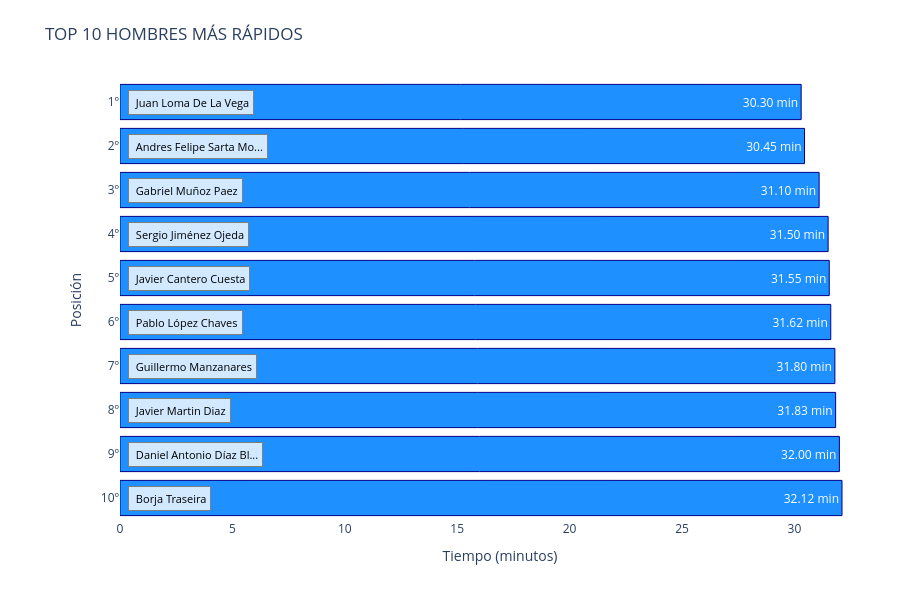

This figure's notebook cell:
### Markdown cell above
Top 10 corredores hombres

### Code cell
import plotly.graph_objects as go
import plotly.express as px
from plotly.subplots import make_subplots

# 1. FILTRAR HOMBRES PRIMERO
# Verificar los valores de género en los datos
print("Valores únicos en 'Género':")
print(df['Género'].unique())

# Definir posibles valores para hombres
valores_hombres = ['M', 'H', 'Hombre', 'Masculino', 'Male', 'MASCULINO']

# Encontrar el valor correcto
valor_hombre = None
for valor in valores_hombres:
    if valor in df['Género'].values:
        valor_hombre = valor
        break

if valor_hombre is None:
    # Si no encuentra, usar el más común que no sea mujer
    conteo_genero = df['Género'].value_counts()
    for gen in conteo_genero.index:
        if str(gen).upper() not in ['F', 'FEMENINO', 'MUJER', 'FEMALE']:
            valor_hombre = gen
            break

print(f"Valor usado para filtrar hombres: '{valor_hombre}'")

# Filtrar hombres
hombres_df = df[df['Género'] == valor_hombre].copy()

if len(hombres_df) == 0:
    print("ERROR: No se encontraron hombres en los datos")
else:
    print(f"Total de hombres encontrados: {len(hombres_df)}")

# 2. OBTENER LOS 10 HOMBRES MÁS RÁPIDOS
top_10_hombres = hombres_df.nsmallest(10, 'Tiempo')[['Nombre y Apellidos', 'Tiempo', 'Género']].copy()
top_10_hombres.insert(0, 'Posición', range(1, 11))

# Mostrar la tabla en consola primero
print("\n" + "="*80)
print(" TOP 10 HOMBRES MÁS RÁPIDOS")
print("="*80)
print(top_10_hombres[['Posición', 'Nombre y Apellidos', 'Tiempo', 'Género']].to_string(index=False))
print("\n")

# 3. PREPARAR DATOS PARA VISUALIZACIÓN
top_10_hombres_plot = top_10_hombres.copy()

# Formatear tiempos SOLO para la consola (opcional)
def format_time(minutes):
    mins = int(minutes)
    secs = int((minutes - mins) * 60)
    return f"{mins}:{secs:02d}"

# Opcional: crear columna formateada para consola
top_10_hombres_plot['Tiempo_formateado'] = top_10_hombres_plot['Tiempo'].apply(format_time)

# 4. GRÁFICO DE BARRAS HORIZONTAL - HOMBRES
fig_hombres = go.Figure()

# Asignar colores (todos azules para hombres)
colors_hombres = ['#1E90FF'] * len(top_10_hombres_plot)  # Azul para todos

# Añadir barras - Mostrar tiempo DECIMAL (30.30)
fig_hombres.add_trace(go.Bar(
    x=top_10_hombres_plot['Tiempo'],
    y=top_10_hombres_plot['Posición'],
    orientation='h',
    marker_color=colors_hombres,
    marker_line_color='darkblue',
    marker_line_width=1,
    text=[f"{t:.2f} min" for t in top_10_hombres_plot['Tiempo']],  # Mostrar 30.30 min
    textposition='auto',
    hovertemplate="<b>%{customdata[0]}</b><br>" +
                  "Posición: %{y}º<br>" +
                  "Tiempo: %{x:.2f} minutos<br>" +
                  "Equivalente: %{customdata[1]}<extra></extra>",
    customdata=top_10_hombres_plot[['Nombre y Apellidos', 'Tiempo_formateado']].values
))

# Configurar el layout
fig_hombres.update_layout(
    title='TOP 10 HOMBRES MÁS RÁPIDOS',
    xaxis_title='Tiempo (minutos)',
    yaxis_title='Posición',
    yaxis=dict(
        tickmode='array',
        tickvals=list(range(1, 11)),
        ticktext=[f"{i}º" for i in range(1, 11)],
        autorange='reversed'  # Para que el 1º quede arriba
    ),
    height=600,
    showlegend=False,
    plot_bgcolor='white',
    margin=dict(l=120, r=20, t=80, b=80)
)

# Añadir nombres de corredores al lado izquierdo
for i, row in top_10_hombres_plot.iterrows():
    # Acortar nombre si es muy largo
    nombre = row['Nombre y Apellidos']
    if len(nombre) > 25:
        nombre_short = nombre[:22] + "..."
    else:
        nombre_short = nombre
    
    fig_hombres.add_annotation(
        x=0.01,  # Posición cercana al eje Y
        y=row['Posición'],
        xref="paper",
        yref="y",
        text=f" {nombre_short}",
        showarrow=False,
        xanchor='left',
        font=dict(size=11, color='black'),
        bgcolor='rgba(255, 255, 255, 0.8)',
        bordercolor='gray',
        borderwidth=1,
        borderpad=4
    )

fig_hombres.show()

# 5. CALCULAR ESTADÍSTICAS Y MOSTRAR EN CONSOLA
tiempo_primero = top_10_hombres_plot.iloc[0]['Tiempo']
tiempo_decimo = top_10_hombres_plot.iloc[9]['Tiempo']
diferencia_total = tiempo_decimo - tiempo_primero

print(" Visualizaciones para Top 10 Hombres generadas correctamente")
print(f" Mejor hombre: {top_10_hombres_plot.iloc[0]['Nombre y Apellidos']} - {tiempo_primero:.2f} minutos")
print(f"Diferencia 1º-10º: {diferencia_total:.2f} minutos")

# 6. ESTADÍSTICAS ADICIONALES
print("\n📈 ESTADÍSTICAS ADICIONALES:")
print(f"   • Total hombres analizados: {len(hombres_df)}")
print(f"   • Mejor tiempo masculino: {tiempo_primero:.2f} minutos")
print(f"   • Tiempo de la 10ª posición: {tiempo_decimo:.2f} minutos")
print(f"   • Diferencia entre 1ª y 10ª: {diferencia_total:.2f} minutos")

# Calcular diferencia en segundos
diferencia_segundos = diferencia_total * 60
print(f"   • Diferencia en segundos: {diferencia_segundos:.0f} segundos")

### Figure 1 — Plotly figure (JSON) as saved in the notebook; plotly's stock layout.template omitted (floating-point values rounded to 4 significant figures)
{"data": [{"customdata": [["Juan Loma De La Vega", "30:18"], ["Andres Felipe Sarta Montoya", "30:26"], ["Gabriel Muñoz Paez", "31:06"], ["Sergio Jiménez Ojeda", "31:30"], ["Javier Cantero Cuesta", "31:33"], ["Pablo López Chaves", "31:37"], ["Guillermo Manzanares", "31:48"], ["Javier Martin Diaz", "31:49"], ["Daniel Antonio Díaz Blanco", "32:00"], ["Borja Traseira", "32:07"]], "hovertemplate": "<b>%{customdata[0]}</b><br>Posición: %{y}º<br>Tiempo: %{x:.2f} minutos<br>Equivalente: %{customdata[1]}<extra></extra>", "marker": {"color": ["#1E90FF", "#1E90FF", "#1E90FF", "#1E90FF", "#1E90FF", "#1E90FF", "#1E90FF", "#1E90FF", "#1E90FF", "#1E90FF"], "line": {"color": "darkblue", "width": 1}}, "orientation": "h", "text": ["30.30 min", "30.45 min", "31.10 min", "31.50 min", "31.55 min", "31.62 min", "31.80 min", "31.83 min", "32.00 min", "32.12 min"], "textposition": "auto", "type": "bar", "x": [30.3, 30.45, 31.1, 31.5, 31.55, 31.62, 31.8, 31.83, 32, 32.12], "y": [1, 2, 3, 4, 5, 6, 7, 8, 9, 10]}], "layout": {"annotations": [{"bgcolor": "rgba(255, 255, 255, 0.8)", "bordercolor": "gray", "borderpad": 4, "borderwidth": 1, "font": {"color": "black", "size": 11}, "showarrow": false, "text": " Juan Loma De La Vega", "x": 0.01, "xanchor": "left", "xref": "paper", "y": 1, "yref": "y"}, {"bgcolor": "rgba(255, 255, 255, 0.8)", "bordercolor": "gray", "borderpad": 4, "borderwidth": 1, "font": {"color": "black", "size": 11}, "showarrow": false, "text": " Andres Felipe Sarta Mo...", "x": 0.01, "xanchor": "left", "xref": "paper", "y": 2, "yref": "y"}, {"bgcolor": "rgba(255, 255, 255, 0.8)", "bordercolor": "gray", "borderpad": 4, "borderwidth": 1, "font": {"color": "black", "size": 11}, "showarrow": false, "text": " Gabriel Muñoz Paez", "x": 0.01, "xanchor": "left", "xref": "paper", "y": 3, "yref": "y"}, {"bgcolor": "rgba(255, 255, 255, 0.8)", "bordercolor": "gray", "borderpad": 4, "borderwidth": 1, "font": {"color": "black", "size": 11}, "showarrow": false, "text": " Sergio Jiménez Ojeda", "x": 0.01, "xanchor": "left", "xref": "paper", "y": 4, "yref": "y"}, {"bgcolor": "rgba(255, 255, 255, 0.8)", "bordercolor": "gray", "borderpad": 4, "borderwidth": 1, "font": {"color": "black", "size": 11}, "showarrow": false, "text": " Javier Cantero Cuesta", "x": 0.01, "xanchor": "left", "xref": "paper", "y": 5, "yref": "y"}, {"bgcolor": "rgba(255, 255, 255, 0.8)", "bordercolor": "gray", "borderpad": 4, "borderwidth": 1, "font": {"color": "black", "size": 11}, "showarrow": false, "text": " Pablo López Chaves", "x": 0.01, "xanchor": "left", "xref": "paper", "y": 6, "yref": "y"}, {"bgcolor": "rgba(255, 255, 255, 0.8)", "bordercolor": "gray", "borderpad": 4, "borderwidth": 1, "font": {"color": "black", "size": 11}, "showarrow": false, "text": " Guillermo Manzanares", "x": 0.01, "xanchor": "left", "xref": "paper", "y": 7, "yref": "y"}, {"bgcolor": "rgba(255, 255, 255, 0.8)", "bordercolor": "gray", "borderpad": 4, "borderwidth": 1, "font": {"color": "black", "size": 11}, "showarrow": false, "text": " Javier Martin Diaz", "x": 0.01, "xanchor": "left", "xref": "paper", "y": 8, "yref": "y"}, {"bgcolor": "rgba(255, 255, 255, 0.8)", "bordercolor": "gray", "borderpad": 4, "borderwidth": 1, "font": {"color": "black", "size": 11}, "showarrow": false, "text": " Daniel Antonio Díaz Bl...", "x": 0.01, "xanchor": "left", "xref": "paper", "y": 9, "yref": "y"}, {"bgcolor": "rgba(255, 255, 255, 0.8)", "bordercolor": "gray", "borderpad": 4, "borderwidth": 1, "font": {"color": "black", "size": 11}, "showarrow": false, "text": " Borja Traseira", "x": 0.01, "xanchor": "left", "xref": "paper", "y": 10, "yref": "y"}], "height": 600, "margin": {"b": 80, "l": 120, "r": 20, "t": 80}, "plot_bgcolor": "white", "showlegend": false, "title": {"text": "TOP 10 HOMBRES MÁS RÁPIDOS"}, "xaxis": {"title": {"text": "Tiempo (minutos)"}}, "yaxis": {"autorange": "reversed", "tickmode": "array", "ticktext": ["1º", "2º", "3º", "4º", "5º", "6º", "7º", "8º", "9º", "10º"], "tickvals": [1, 2, 3, 4, 5, 6, 7, 8, 9, 10], "title": {"text": "Posición"}}}}
